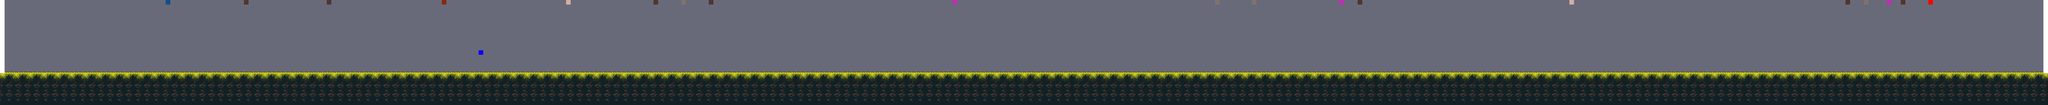

This game map was drawn from its Tiled (.tmx) file and the tilesets committed beside it. A one-line description and the trimmed map source follow:
An orthogonal 445x23 tile map with 16x16 px tiles, 16 tile layers (H_let_forest__values, Ground_values, Ground_1, Ground_2, ...), 12 tilesets.

<map version="1.4" tiledversion="1.4.2" orientation="orthogonal" renderorder="right-down" compressionlevel="0" width="445" height="23" tilewidth="16" tileheight="16" infinite="0" backgroundcolor="#696A79" nextlayerid="17" nextobjectid="1"><tileset firstgid="1" name="Tileset2" tilewidth="16" tileheight="16" tilecount="1160" columns="58" objectalignment="topleft" margin="0" spacing="0"><image source="../../../map/Magic-Cliffs-Gamekit/Environment/PNG/tileset.png" width="928" height="320" /></tileset><tileset firstgid="1161" name="Trees" tilewidth="16" tileheight="16" tilecount="576" columns="48" objectalignment="topleft" margin="0" spacing="0"><image source="../../../tilesets/Trees/48x48 trees.png" width="768" height="192" /></tileset><tileset firstgid="1737" name="Portal" tilewidth="16" tileheight="16" tilecount="1" columns="1" objectalignment="topleft"><image source="Portal.intgrid.png" width="16" height="16" /></tileset><tileset firstgid="1738" name="V_let_gran" tilewidth="16" tileheight="16" tilecount="1" columns="1" objectalignment="topleft"><image source="V_let_gran.intgrid.png" width="16" height="16" /></tileset><tileset firstgid="1739" name="Enemys" tilewidth="16" tileheight="16" tilecount="10" columns="10" objectalignment="topleft"><image source="Enemys.intgrid.png" width="160" height="16" /></tileset><tileset firstgid="1749" name="Trees3" tilewidth="16" tileheight="16" tilecount="1" columns="1" objectalignment="topleft"><image source="Trees3.intgrid.png" width="16" height="16" /></tileset><tileset firstgid="1750" name="Trees2" tilewidth="16" tileheight="16" tilecount="1" columns="1" objectalignment="topleft"><image source="Trees2.intgrid.png" width="16" height="16" /></tileset><tileset firstgid="1751" name="Trees1" tilewidth="16" tileheight="16" tilecount="1" columns="1" objectalignment="topleft"><image source="Trees1.intgrid.png" width="16" height="16" /></tileset><tileset firstgid="1752" name="Trees" tilewidth="16" tileheight="16" tilecount="1" columns="1" objectalignment="topleft"><image source="Trees.intgrid.png" width="16" height="16" /></tileset><tileset firstgid="1753" name="Grass" tilewidth="16" tileheight="16" tilecount="1" columns="1" objectalignment="topleft"><image source="Grass.intgrid.png" width="16" height="16" /></tileset><tileset firstgid="1754" name="Ground" tilewidth="16" tileheight="16" tilecount="1" columns="1" objectalignment="topleft"><image source="Ground.intgrid.png" width="16" height="16" /></tileset><tileset firstgid="1755" name="H_let_forest_" tilewidth="16" tileheight="16" tilecount="1" columns="1" objectalignment="topleft"><image source="H_let_forest_.intgrid.png" width="16" height="16" /></tileset><layer id="1" name="H_let_forest__values" width="445" height="23" opacity="1"><data>[10235 cells, 439 non-empty, 1 distinct tile ids]</data></layer><layer id="2" name="Ground_values" width="445" height="23" opacity="1"><data>[10235 cells, 891 non-empty, 1 distinct tile ids]</data></layer><layer id="3" name="Ground_1" width="445" height="23" opacity="1"><data>[10235 cells, 2225 non-empty, 6 distinct tile ids]</data></layer><layer id="4" name="Ground_2" width="445" height="23" opacity="1"><data>[10235 cells, 449 non-empty, 4 distinct tile ids]</data></layer><layer id="5" name="Ground_3" width="445" height="23" opacity="1"><data>[10235 cells, 1 non-empty, 1 distinct tile ids]</data></layer><layer id="6" name="Ground_4" width="445" height="23" opacity="1"><data>[10235 cells, 1 non-empty, 1 distinct tile ids]</data></layer><layer id="7" name="Grass_values" width="445" height="23" opacity="1"><data>[10235 cells, 0 non-empty, 0 distinct tile ids]</data></layer><layer id="8" name="Trees_values" width="445" height="23" opacity="1"><data>[10235 cells, 0 non-empty, 0 distinct tile ids]</data></layer><layer id="9" name="AutoLayer_1" width="445" height="23" opacity="1"><data>[10235 cells, 1335 non-empty, 9 distinct tile ids]</data></layer><layer id="10" name="AutoLayer_2" width="445" height="23" opacity="1"><data>[10235 cells, 0 non-empty, 0 distinct tile ids]</data></layer><layer id="11" name="Trees1_values" width="445" height="23" opacity="1"><data>[10235 cells, 0 non-empty, 0 distinct tile ids]</data></layer><layer id="12" name="Trees2_values" width="445" height="23" opacity="1"><data>[10235 cells, 0 non-empty, 0 distinct tile ids]</data></layer><layer id="13" name="Trees3_values" width="445" height="23" opacity="1"><data>[10235 cells, 0 non-empty, 0 distinct tile ids]</data></layer><layer id="14" name="Enemys" width="445" height="23" opacity="1"><data>[10235 cells, 19 non-empty, 7 distinct tile ids]</data></layer><layer id="15" name="V_let_gran" width="445" height="23" opacity="1"><data>[10235 cells, 32 non-empty, 1 distinct tile ids]</data></layer><layer id="16" name="Portal" width="445" height="23" opacity="1"><data>[10235 cells, 1 non-empty, 1 distinct tile ids]</data></layer></map>
